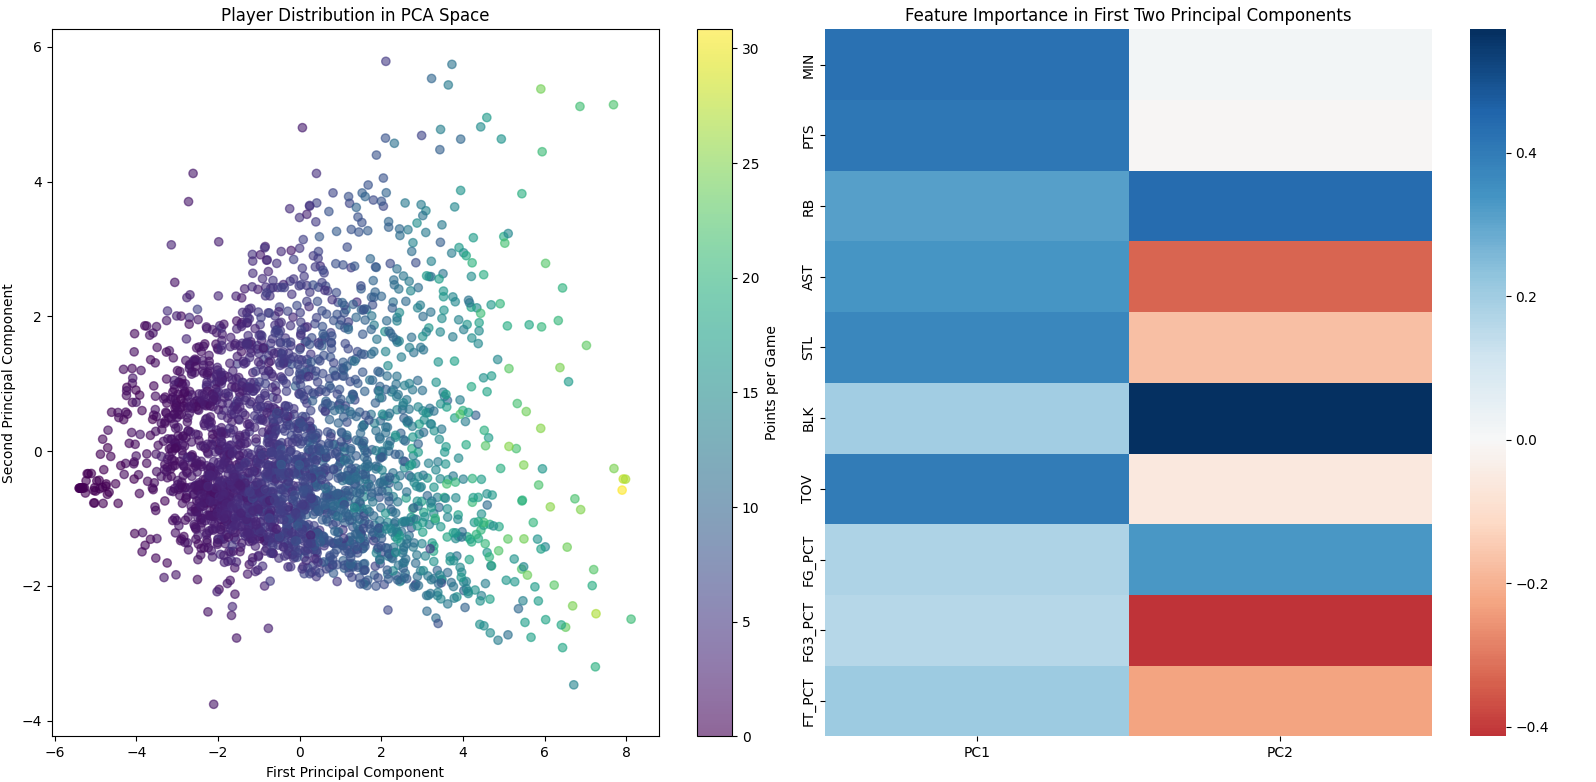

Reproduce this figure in Python.
import pandas as pd
import numpy as np
from sklearn.preprocessing import StandardScaler
from sklearn.decomposition import PCA
import matplotlib.pyplot as plt
import seaborn as sns

# Function to aggregate player statistics


def aggregate_player_stats(df):
    # Calculate per-game averages for each player
    player_stats = df.groupby('Player').agg({
        'MIN': 'mean',
        'PTS': 'mean',
        'RB': 'mean',
        'AST': 'mean',
        'STL': 'mean',
        'BLK': 'mean',
        'TOV': 'mean',
        'FGA': 'mean',
        'FGM': 'mean',
        'FG3A': 'mean',
        'FG3M': 'mean',
        'FTA': 'mean',
        'FTM': 'mean'
    }).reset_index()

    # Calculate additional metrics
    player_stats['FG_PCT'] = (player_stats['FGM'] / player_stats['FGA']).fillna(0)
    player_stats['FG3_PCT'] = (player_stats['FG3M'] / player_stats['FG3A']).fillna(0)
    player_stats['FT_PCT'] = (player_stats['FTM'] / player_stats['FTA']).fillna(0)

    return player_stats


def perform_pca_analysis(stats_df, features):
    # Extract features for PCA
    X = stats_df[features]

    # Standardize the features
    scaler = StandardScaler()
    X_scaled = scaler.fit_transform(X)

    # Perform PCA
    pca = PCA()
    X_pca = pca.fit_transform(X_scaled)

    # Calculate explained variance ratio
    explained_variance_ratio = pca.explained_variance_ratio_

    return X_pca, pca, explained_variance_ratio


def plot_pca_results(X_pca, pca, stats_df, features):
    # Create figure with subplots
    fig = plt.figure(figsize=(20, 10))

    # Plot 1: Scatter plot of first two principal components
    ax1 = fig.add_subplot(121)
    scatter = ax1.scatter(X_pca[:, 0], X_pca[:, 1],
                          c=stats_df['PTS'], cmap='viridis',
                          alpha=0.6)
    ax1.set_xlabel('First Principal Component')
    ax1.set_ylabel('Second Principal Component')
    ax1.set_title('Player Distribution in PCA Space')
    plt.colorbar(scatter, label='Points per Game')

    # Plot 2: Feature importance in first two PCs
    ax2 = fig.add_subplot(122)
    components = pd.DataFrame(
        pca.components_.T,
        columns=[f'PC{i+1}' for i in range(len(features))],
        index=features
    )
    sns.heatmap(components[['PC1', 'PC2']], cmap='RdBu', center=0, ax=ax2)
    ax2.set_title('Feature Importance in First Two Principal Components')

    plt.tight_layout()
    plt.show()


def print_pca_analysis(pca, features, explained_variance_ratio):
    print("=== PCA Analysis Results ===\n")

    # Print explained variance
    print("Explained Variance Ratio by Component:")
    for i, ratio in enumerate(explained_variance_ratio, 1):
        print(f"PC{i}: {ratio:.3f} ({ratio*100:.1f}%)")
    print(f"\nCumulative Variance Explained: {np.sum(explained_variance_ratio)*100:.1f}%\n")

    # Print feature importance for first two components
    print("Feature Importance in Principal Components:")
    components_df = pd.DataFrame(
        pca.components_.T,
        columns=[f'PC{i+1}' for i in range(len(features))],
        index=features
    )
    print("\nPC1 Feature Contributions:")
    for feature, value in components_df['PC1'].sort_values(ascending=False).items():
        print(f"{feature}: {value:.3f}")

    print("\nPC2 Feature Contributions:")
    for feature, value in components_df['PC2'].sort_values(ascending=False).items():
        print(f"{feature}: {value:.3f}")


def analyze_player_archetypes(players_df):
    # Aggregate player statistics
    player_stats = aggregate_player_stats(players_df)

    # Define features for PCA
    features = ['MIN', 'PTS', 'RB', 'AST', 'STL', 'BLK', 'TOV',
                'FG_PCT', 'FG3_PCT', 'FT_PCT']

    # Perform PCA
    X_pca, pca, explained_variance = perform_pca_analysis(player_stats, features)
    print_pca_analysis(pca, features, explained_variance)
    """
    High positive values for BLK, FG_PCT, and RB mean this component strongly represents players who 
    are good at blocking, efficient shooting, and rebounding
    High negative values for AST and FG3_PCT suggest it contrasts with playmaking and three-point shooting
    """

    # Create visualization
    plot_pca_results(X_pca, pca, player_stats, features)

    return player_stats, X_pca, pca, explained_variance


players_df = pd.read_csv('merged_players.csv')
player_stats, X_pca, pca, explained_variance = analyze_player_archetypes(players_df)
